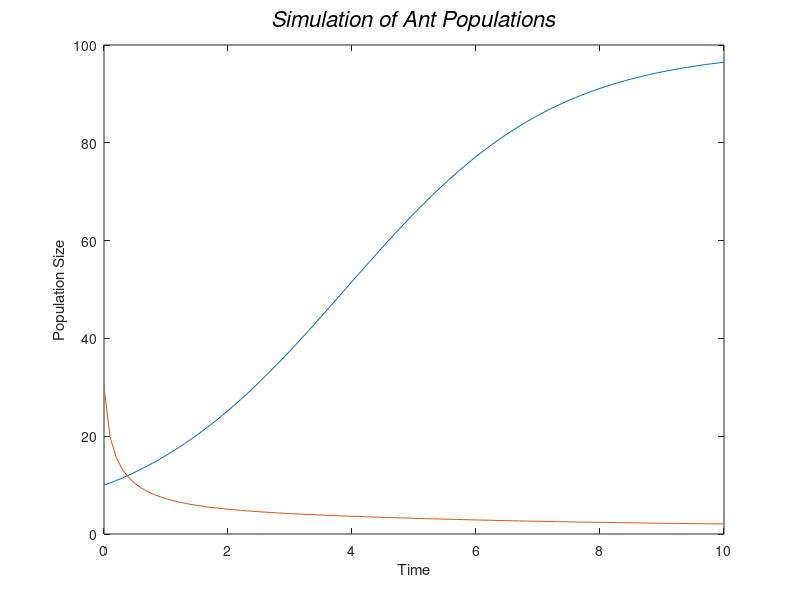

MATLAB code to generate this figure:
% INTERFERENCE MODEL

% Set up our time increment and our vector (array) of x (time) values
deltaX = .1   % month
%x = seq(0,5,deltaX)
x = 0:deltaX:10;

% Constants
ARGbirthFraction = 0.6  % 1/month (ARG births per ARG adult per month)
NATbirthFraction = 0.5  % 1/month (NAT births per NAT adult per month)
ARGdeathConstant = .20  % 1/NAT*month (ARG deaths per ARG per NAT per mo.)
NATdeathConstant = .20  % 1/ARG*month (NAT deaths per NAT per ARG per mo.)
initARGpop = 10         % Argentine Ants
initNATpop = 30         % Native Ants


Ca = 100
Cn = 100
alpha = 0.5
beta = 0.6
ka =  0.5
kn =  0.25
pa = 0.5
pn = 0.5

% Initial conditions.
% NATpop = # native ants at each time step
% ARGpop = # Argentine ants at each time step
NATpop = zeros(length(x), 1)
NATpop(1) = initNATpop
ARGpop = zeros(length(x), 1)
ARGpop(1) = initARGpop

% Loop a standard number of times, starting with i=2 since we have already
% set up the simulation's initial conditions at i=1.
for (i = 2:length(x))

    % Compute births/month and deaths/month for each type of ant.
    ARGbirthRate = ARGbirthFraction * ARGpop(i-1)
    NATbirthRate = NATbirthFraction * NATpop(i-1)
    
    ARGdeathRate = ARGdeathConstant * ARGpop(i-1) * NATpop(i-1)
    NATdeathRate = NATdeathConstant * NATpop(i-1) * ARGpop(i-1)

    % Increase or decrease the population of each type of shark based on
    % the birth and death rates for this time step.
    ARGpop(i) = ARGpop(i-1) + (ARGbirthRate * (1 - ARGpop(i-1)/Ca - alpha*NATpop(i-1)/Ca   - pa*ARGpop(i-1) + ka*ARGpop(i-1) ) )* deltaX
    NATpop(i) = NATpop(i-1) + (NATbirthRate * (1 - NATpop(i-1)/Cn - beta*ARGpop(i-1)/Cn   - pn*NATpop(i-1) + kn*NATpop(i-1) )  )* deltaX
end

plot(x,ARGpop,x,NATpop)
xlabel('Time')
ylabel('Population Size')
title('\it{Simulation of Ant Populations}','FontSize',16)

